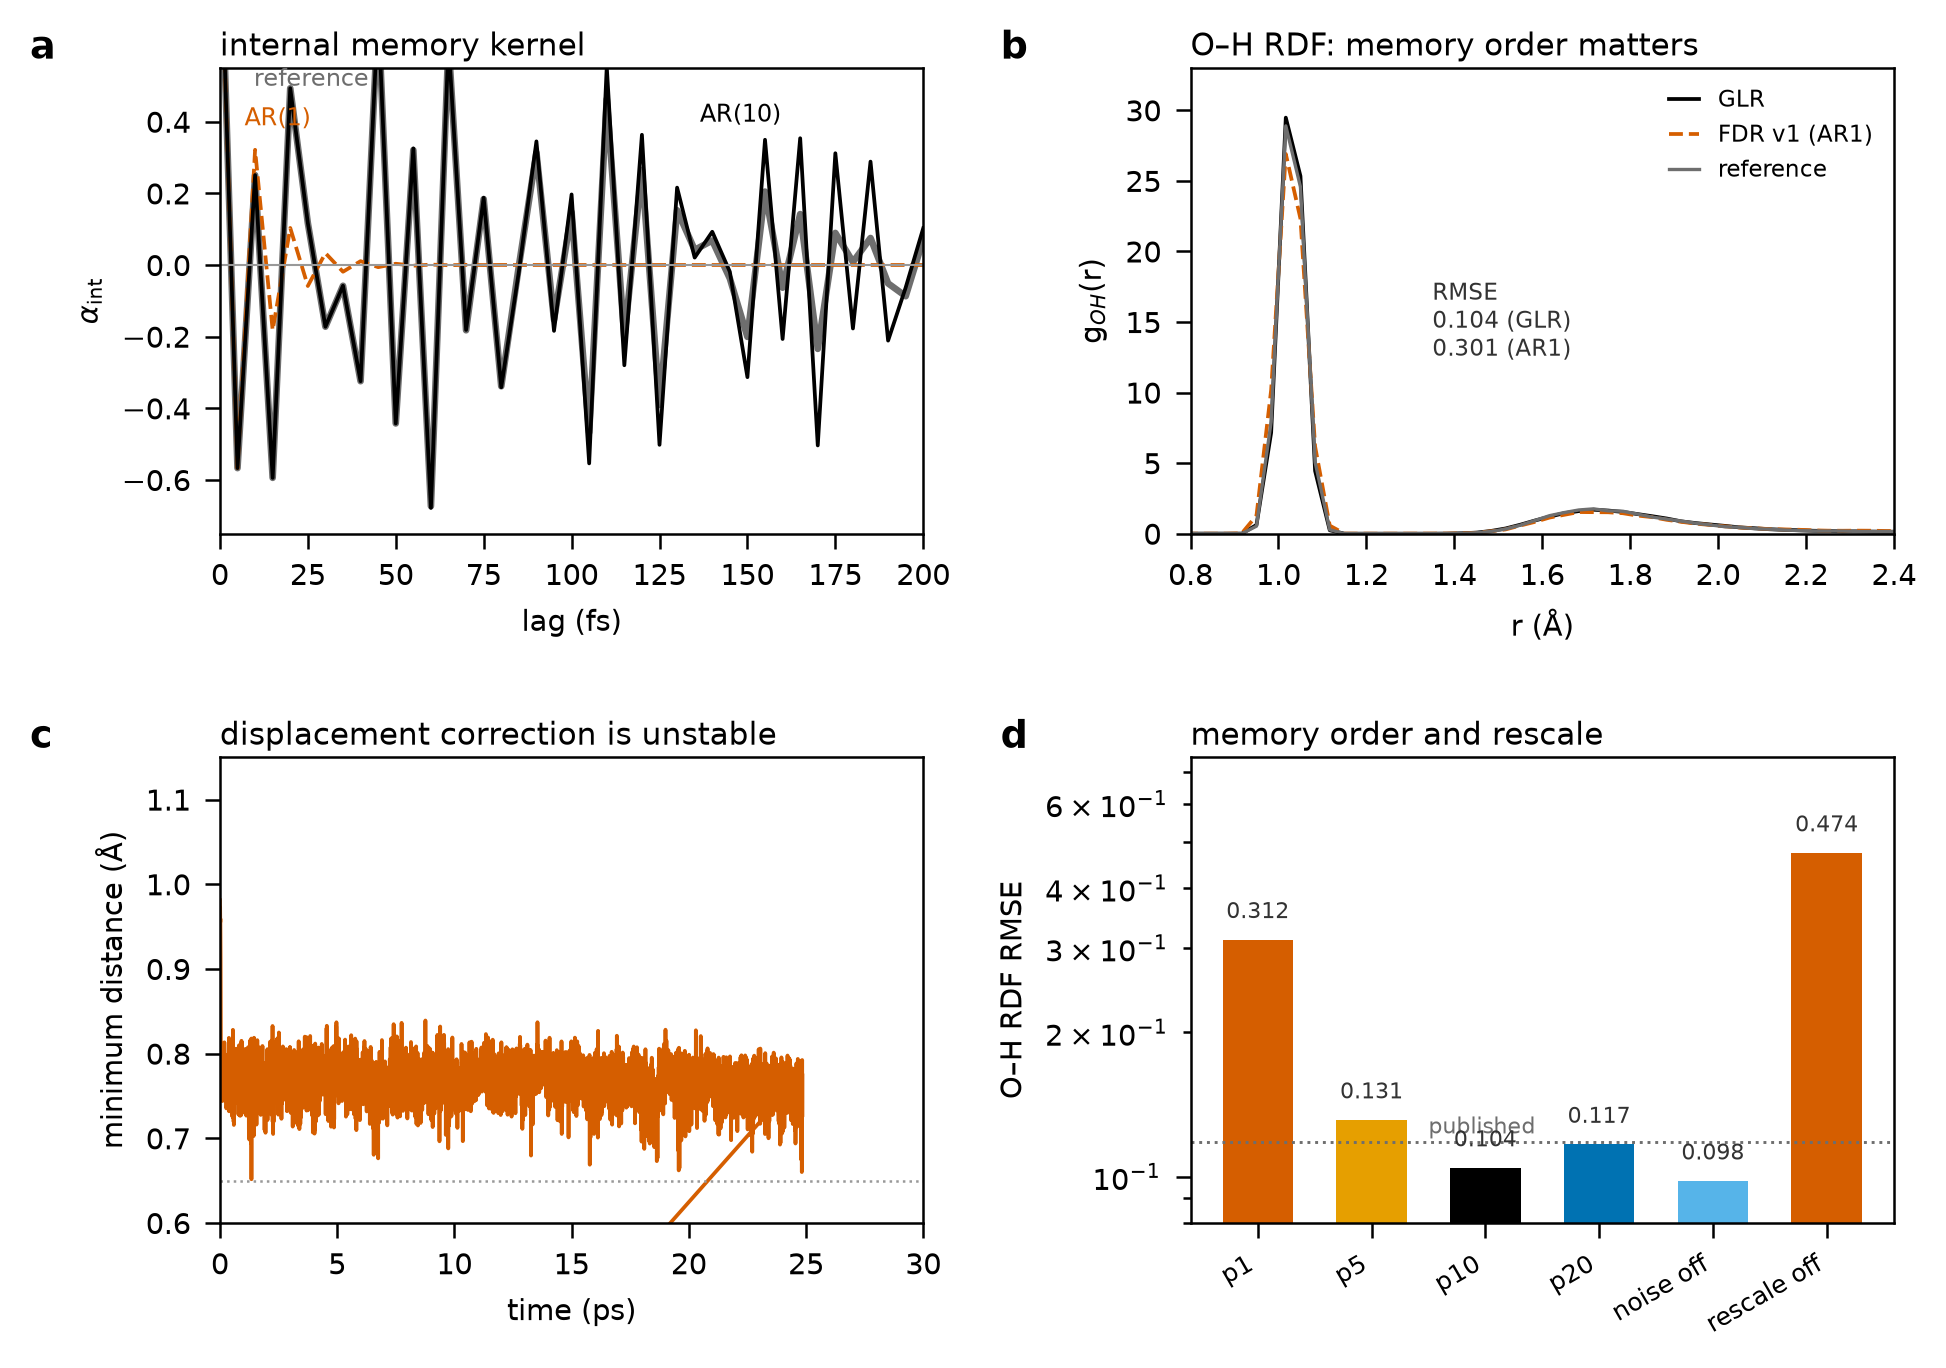

Write Python code to recreate this figure.
"""Figure 4 — ablations: memory order, AR(1) structure, displacement coupling.

Panel d is a placeholder until the rescale/noise/seed runs finish.
"""
from __future__ import annotations

import json
from pathlib import Path

import h5py
import matplotlib as mpl
import matplotlib.pyplot as plt
import numpy as np
import pandas as pd

ROOT = Path('/data2/wyd/research/foundation_mlip_adaptation')
OUT = ROOT / 'paper' / 'figures'
FIT = ROOT / 'experiments'
GLR = ROOT / 'experiments' / 'glr_100ps_20261122' / 'analysis'
FDR = ROOT / 'experiments' / 'nvt_screen_fd_rescale_100ps_20261121' / 'analysis'
CD = ROOT / 'experiments' / 'glr_cd_100ps_20261122'

C_REF = '#6E6E6E'
C_AR1 = '#D55E00'
C_AR5 = '#E69F00'
C_AR10 = '#000000'
C_AR20 = '#0072B2'
C_GLR = '#000000'
C_FDR = '#D55E00'


def fit_acf(order):
    path = FIT / ('glr_fit_20261122' if order == 10 else f'glr_fit_p{order}_20261122')
    data = json.loads((path / 'glr_coefficients.json').read_text())
    mode = data['modes']['internal']
    return np.asarray(mode['acf']), np.asarray(mode['ar_acf'])


def main():
    mpl.rcParams.update({'font.family': 'DejaVu Sans', 'font.size': 7.0,
                         'axes.linewidth': 0.6, 'xtick.major.width': 0.6,
                         'ytick.major.width': 0.6, 'legend.frameon': False,
                         'pdf.fonttype': 42})
    fig = plt.figure(figsize=(7.2, 5.0))
    grid = fig.add_gridspec(2, 2, wspace=0.38, hspace=0.48)

    # ---------------------------------------------------------------- a order
    ax = fig.add_subplot(grid[0, 0])
    reference, _ = fit_acf(20)
    lags = np.arange(len(reference)) * 5.0
    ax.plot(lags, reference, color=C_REF, lw=1.6, label='reference', zorder=2)
    for order, color, ls in [(1, C_AR1, '--'), (10, C_AR10, '-')]:
        _, ar = fit_acf(order)
        ax.plot(lags, ar, color=color, lw=0.9, ls=ls, label=f'AR({order})')
    ax.axhline(0, color='#999999', lw=0.5)
    ax.set_xlim(0, 200); ax.set_ylim(-0.75, 0.55)
    ax.set_xlabel('lag (fs)'); ax.set_ylabel(r'$\alpha_{\rm int}$')
    ax.set_title('internal memory kernel', loc='left', fontsize=7.4, pad=3)
    ax.text(26, 0.50, 'reference', color=C_REF, fontsize=5.8, ha='center')
    ax.text(7, 0.39, 'AR(1)', color=C_AR1, fontsize=5.8, ha='left')
    ax.text(148, 0.40, 'AR(10)', color=C_AR10, fontsize=5.8, ha='center')
    ax.text(-0.27, 1.02, 'a', fontsize=9, weight='bold', transform=ax.transAxes)

    # ---------------------------------------------------------------- b O-H RDF
    ax = fig.add_subplot(grid[0, 1])
    for name, path, color, ls in [('GLR', GLR, C_GLR, '-'),
                                  ('FDR v1 (AR1)', FDR, C_FDR, '--')]:
        frame = pd.read_csv(path / 'rdf.csv')
        subset = frame[frame['pair'] == '8-1']
        ax.plot(subset['r_A'], subset['model'], color=color, ls=ls, lw=0.9, label=name)
    frame = pd.read_csv(GLR / 'rdf.csv')
    subset = frame[frame['pair'] == '8-1']
    ax.plot(subset['r_A'], subset['reference'], color=C_REF, lw=0.8, label='reference')
    ax.set_xlim(0.8, 2.4); ax.set_ylim(0, 33)
    ax.set_xlabel('r (Å)'); ax.set_ylabel('g$_{OH}$(r)')
    ax.set_title('O–H RDF: memory order matters', loc='left', fontsize=7.4, pad=3)
    ax.legend(fontsize=5.6, loc='upper right', handlelength=1.3)
    ax.text(1.35, 18, 'RMSE\n0.104 (GLR)\n0.301 (AR1)', fontsize=5.6,
            color='#333333', va='top')
    ax.text(-0.27, 1.02, 'b', fontsize=9, weight='bold', transform=ax.transAxes)

    # ---------------------------------------------------------------- c displacement coupling
    ax = fig.add_subplot(grid[1, 0])
    with h5py.File(CD / 'trajectory.h5') as handle:
        t = handle['time_fs'][:] / 1000
        minimum = handle['minimum_distance_A'][:]
    ax.plot(t, minimum, color=C_FDR, lw=0.9)
    ax.axhline(0.65, color='#999999', ls=':', lw=0.6)
    ax.scatter([t[-1]], [minimum[-1]], color=C_FDR, s=18, zorder=3)
    ax.annotate('safety stop\n24.8 ps', (t[-1], minimum[-1]), xytext=(-48, 28),
                textcoords='offset points', fontsize=6.0, color=C_FDR,
                arrowprops=dict(arrowstyle='-', lw=0.5, color=C_FDR))
    ax.set_xlim(0, 30); ax.set_ylim(0.6, 1.15)
    ax.set_xlabel('time (ps)'); ax.set_ylabel('minimum distance (Å)')
    ax.set_title('displacement correction is unstable', loc='left', fontsize=7.4, pad=3)
    ax.text(-0.27, 1.02, 'c', fontsize=9, weight='bold', transform=ax.transAxes)

    # ---------------------------------------------------------------- d component ablations
    ax = fig.add_subplot(grid[1, 1])

    def oh_rmse(name):
        path = ROOT / 'experiments' / f'{name}_20261122' / 'analysis' / 'rdf.json'
        data = json.loads(path.read_text())
        return float(data['metrics']['8-1']['RMSE'])

    names = ['p1', 'p5', 'p10', 'p20', 'noise off', 'rescale off']
    values = [oh_rmse('glr_p1_100ps'), oh_rmse('glr_p5_100ps'),
              oh_rmse('glr_100ps'), oh_rmse('glr_p20_100ps'),
              oh_rmse('glr_noise_off_100ps'), oh_rmse('glr_rescale_off_100ps')]
    colors = [C_AR1, C_AR5, C_AR10, C_AR20, '#56B4E9', C_FDR]
    x = np.arange(len(names))
    ax.bar(x, values, color=colors, width=0.62, edgecolor='none')
    ax.axhline(0.118, color=C_REF, ls=':', lw=0.7)
    ax.text(1.5, 0.123, 'published', fontsize=5.2, color=C_REF, ha='left')
    for index, value in enumerate(values):
        ax.text(index, value * 1.08, f'{value:.3f}', ha='center', va='bottom',
                fontsize=5.4, color='#333333')
    ax.set_yscale('log')
    ax.set_xticks(x)
    ax.set_xticklabels(names, rotation=30, ha='right', fontsize=6.0)
    ax.set_ylabel('O–H RDF RMSE')
    ax.set_ylim(0.08, 0.75)
    ax.set_title('memory order and rescale', loc='left', fontsize=7.4, pad=3)
    ax.text(-0.27, 1.02, 'd', fontsize=9, weight='bold', transform=ax.transAxes)

    fig.savefig(OUT / 'fig4_ablations.pdf', bbox_inches='tight')
    fig.savefig(OUT / 'fig4_ablations.png', dpi=300, bbox_inches='tight')
    print(OUT / 'fig4_ablations.pdf')


if __name__ == '__main__':
    main()
